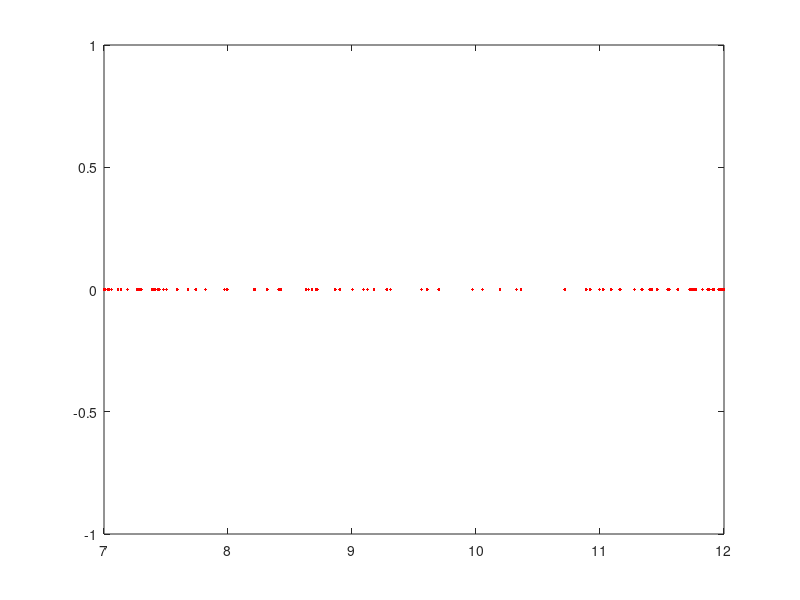
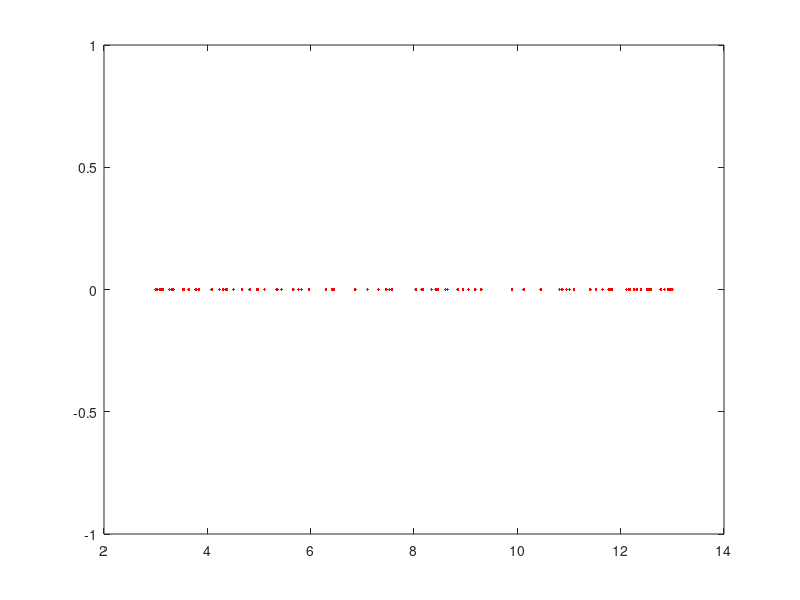

Here is the MATLAB script that generated these plots, in order:
% Turn on diary
diary HW8prob1.txt

%% First trial

% Set matrices
B = [1, 2;
     2, 4];
A = B + 7 * eye(2)

% Get and display eigenvalues
eigen_B = eig(B)
eigen_A = eig(A)

% Get 100 random vectors
v = [];
for i = 1:100
    d = randn(2, 1);
    
    % Calculate quantity and add to v
    v = [v, 1 / (d' * d) * d' * A * d];
    
end

% Plot v
fig = plot(v, zeros(1, 100), 'r.');
saveas(fig, "prob1trial1.png")

%% Second trial

% Set matrices
B = [1, 2;
     2, 4];
A = 2 * B + 3 * eye(2)

% Get and display eigenvalues
eigen_B = eig(B)
eigen_A = eig(A)

% Get 100 random vectors
v = [];
for i = 1:100
    d = randn(2, 1);
    
    % Calculate quantity and add to v
    v = [v, 1 / (d' * d) * d' * A * d];
    
end

% Plot v
fig = plot(v, zeros(1, 100), 'r.');
saveas(fig, "prob1trial2.png")

%% Turn off diary
diary off